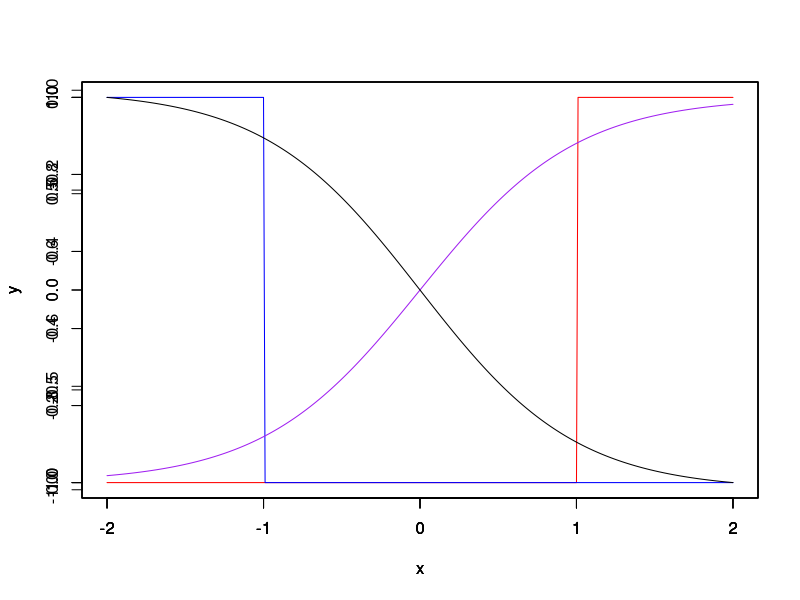

The R script that drew this image:
#Exercício 1.2 A)
teta<-1
x<-seq(-2,2,0.01)
y<-1*(x>teta)
par(new=T)
plot(x,y,type='l', col='red')

#Exercício 1.2 B)
teta<-(-1)
x<-seq(-2,2,0.01)
y<-(-1)*(x>teta)
par(new=T)
plot(x,y,type='l', col='blue')

#Exercício 1.2 C)
w<-1
x<-seq(-2,2,0.01)
y<-tanh(w*x)
par(new=T)
plot(x,y,type='l', col='purple',xlim=c(-2,2),ylim = c(-1,1))

#Exercício 1.2 D)
w<-(-1)
x<-seq(-2,2,0.01)
y<-tanh(w*x)
par(new=T)
plot(x,y,type='l', col='black')


